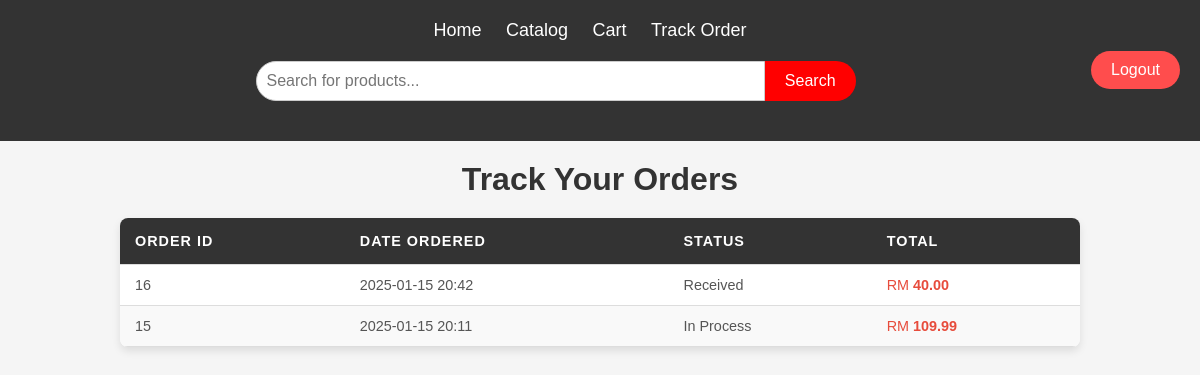
The app's page /track-order/ (signed in) with its own data.
### store/models.py (models this page shows, shortened)
class Order(models.Model):
    order_id = models.CharField(max_length=20, unique=True, blank=True, null=True)  # Tambah ini
    user = models.ForeignKey(User, on_delete=models.SET_NULL, null=True, blank=True)
    date_ordered = models.DateTimeField(auto_now_add=True)
    complete = models.BooleanField(default=False)
    transaction_id = models.CharField(max_length=100, null=True)
    @property
    def get_cart_total(self):
        orderitems = self.orderitem_set.all()
        total = sum([item.get_total for item in orderitems])  # Corrected to call get_total method of OrderItem
        return total

class OrderItem(models.Model):
    product = models.ForeignKey(Product, on_delete=models.SET_NULL, null=True)
    order = models.ForeignKey(Order, on_delete=models.SET_NULL, null=True)
    quantity = models.IntegerField(default=1)
    date_added = models.DateTimeField(auto_now_add=True)
    @property
    def get_total(self):
        if self.product:  # Ensure the product is not None
            return self.product.price * self.quantity
        return 0  # Return 0 if no product exists

class Product(models.Model):
    SKIN_TYPES = [
        ('Oily', 'Oily'),
        ('Dry', 'Dry'),
        ('Combination', 'Combination'),
        ('Normal', 'Normal'),
    ]
    SKIN_CONDITIONS = [
        ('Acne-Prone', 'Acne-Prone'),
        ('Sensitive', 'Sensitive'),
        ('Dehydrated', 'Dehydrated'),
    ]
    SKIN_TONES = [
        ('Cool Undertone', 'Cool Undertone'),
        ('Warm Undertone', 'Warm Undertone'),
        ('Neutral Undertone', 'Neutral Undertone'),
    ]
    SURFACE_TONES = [
        ('Sangat Cerah', 'Sangat Cerah'),
        ('Cerah', 'Cerah'),
        ('Terang', 'Terang'),
        ('Sederhana', 'Sederhana'),
        ('Sawo Matang', 'Sawo Matang'),
        ('Gelap', 'Gelap'),
        ('Sangat Gelap', 'Sangat Gelap'),
    ]
    SENSITIVITY_LEVELS = [
        ('Low', 'Low'),
        ('Medium', 'Medium'),
        ('High', 'High'),
    ]
    SKIN_TEXTURE_CHOICES = [
        ('Licin', 'Licin'),
        ('Kasar', 'Kasar'),
        ('Pori Besar', 'Pori Besar'),
        ('Berparut', 'Berparut'),
        ('Berkedut', 'Berkedut'),
    ]
    name = models.CharField(max_length=100)
    description = models.TextField(blank=True, null=True)
    price = models.DecimalField(max_digits=10, decimal_places=2)
    quantity = models.PositiveIntegerField()
    min_stock = models.PositiveIntegerField(default=0)
    max_stock = models.PositiveIntegerField(default=100)
    variation_code = models.CharField(max_length=50, unique=True, blank=True, null=True)
    skin_type = models.CharField(max_length=20, choices=SKIN_TYPES, blank=True, null=True)
    skin_condition = models.CharField(max_length=20, choices=SKIN_CONDITIONS, blank=True, null=True)
    skin_tone = models.CharField(max_length=20, choices=SKIN_TONES, blank=True, null=True)
    surface_tones = models.CharField(max_length=20, choices=SURFACE_TONES, blank=True, null=True)
    skin_texture = models.CharField(max_length=20, choices=SKIN_TEXTURE_CHOICES, blank=True, null=True)
    sensitivity_level = models.CharField(max_length=10, choices=SENSITIVITY_LEVELS, blank=True, null=True)
    images = models.ImageField(upload_to='media/product_image/')
    created_at = models.DateTimeField(auto_now_add=True)
    updated_at = models.DateTimeField(auto_now=True)
    category = models.CharField(max_length=20, null=True, blank=True)
    digital = models.BooleanField(default=False, null=True, blank=True)  # Allow null

### store/views.py (the view)
# urls.py: path('track-order/', views.track_order, name='track_order'),
def track_order(request):
    if request.user.is_authenticated:
        orders = Order.objects.filter(user=request.user).order_by('-date_ordered')
    else:
        orders = None
    context = {
        'orders': orders,
    }
    return render(request, 'store/track_order.html', context)

### store/templates/store/track_order.html (shortened to what this page needs)
{% extends 'store/basestore.html' %}
{% load static %}
{% block content %}
<h1>Track Your Orders</h1>
{% if orders %}
    <table>
        <thead>
            <tr>
                <th>Order ID</th>
                <th>Date Ordered</th>
                <th>Status</th>
                <th>Total</th>
            </tr>
        </thead>
        <tbody>
            {% for order in orders %}
            <tr>
                <td>{{ order.id }}</td>
                <td>{{ order.date_ordered|date:"Y-m-d H:i" }}</td>
                <td>
                    {% if order.complete %}
                        In Process
                    {% elif order.delivered %}
                        Delivered
                    {% else %}
                        Received
                    {% endif %}
                </td>
                <td>{{ order.get_cart_total }}</td>
            </tr>
            {% endfor %}
        </tbody>
    </table>
{% else %}
    <p>You have no orders yet.</p>
{% endif %}
{% endblock %}
{% block extra_css %}
<head>
    <link rel="stylesheet" href="{% static 'css/track_order.css' %}">
</head>
{% endblock %}

### static/css/home.css (style rules this page uses)
* { margin: 0; padding: 0; box-sizing: border-box; }
body { font-family: Arial, sans-serif; background-color: #f5f5f5; color: #333; }

### static/css/track_order.css (style rules this page uses)
body { font-family: 'Arial', sans-serif; background-color: #f5f5f5; margin: 0; padding: 0; }
h1 { text-align: center; color: #333; margin: 20px 0; font-size: 2rem; }
table { width: 80%; margin: 20px auto; border-collapse: collapse; box-shadow: 0 4px 8px rgba(0, 0, 0, 0.1); background-color: #fff; border-radius: 8px; overflow: hidden; }
thead { background-color: #333; color: #fff; }
thead th { padding: 15px; text-align: left; font-weight: bold; text-transform: uppercase; letter-spacing: 1px; font-size: 0.9rem; }
tbody tr:nth-child(even) { background-color: #f9f9f9; }
tbody tr:nth-child(odd) { background-color: #fff; }
td { padding: 12px 15px; color: #555; font-size: 0.9rem; }
th, td { border-bottom: 1px solid #ddd; }
td:last-child { font-weight: bold; }
td:last-child { color: #e74c3c; }
td:last-child:before { content: "RM "; font-weight: normal; }

### records on screen
Order: id "16", date_ordered "2025-01-15 20:42", complete "Received", get_cart_total "40.00"
Order: id "15", date_ordered "2025-01-15 20:11", complete "In Process", get_cart_total "109.99"
